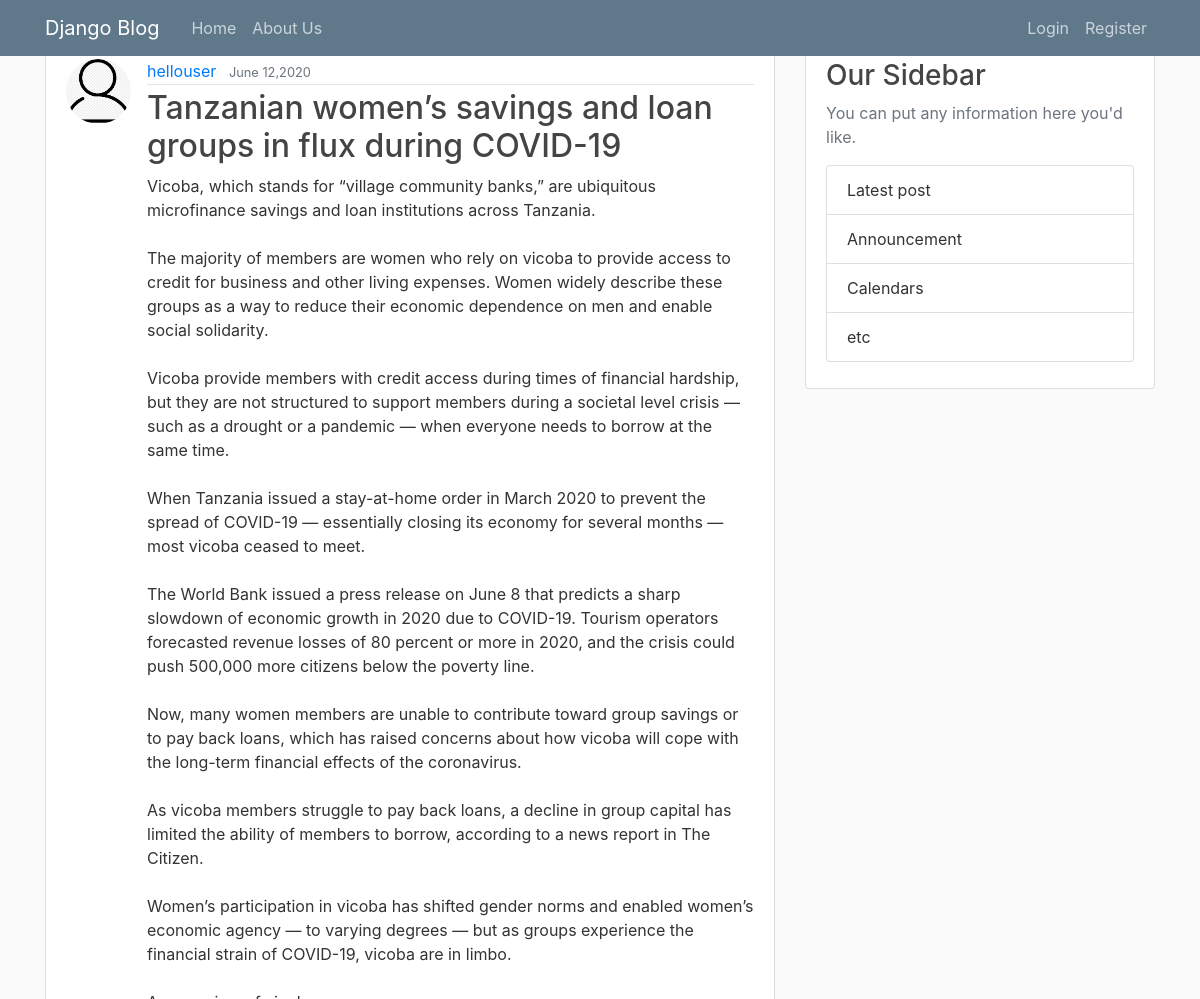
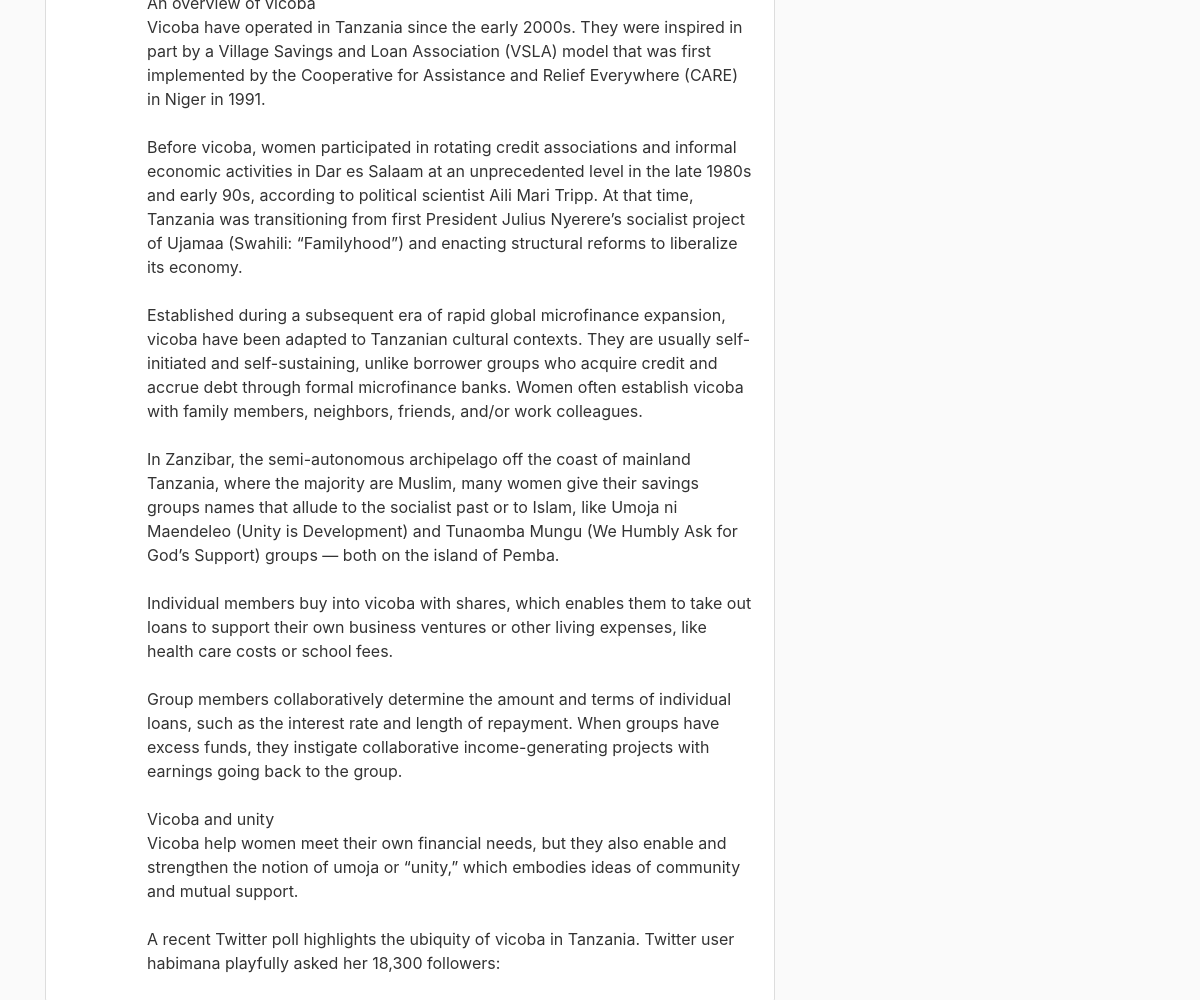
/post/6, run on the app's committed database (2 pictures, top to bottom).
### myApp/models.py (models this page shows, shortened)
class Post(models.Model):
	title = models.CharField(max_length=100)
	content = models.TextField()
	dateposted = models.DateTimeField(default=timezone.now)
	author= models.ForeignKey(User, on_delete=models.CASCADE)

### users/models.py (models this page shows, shortened)
class Profile(models.Model):
	user = models.OneToOneField(User, on_delete= models.CASCADE)
	image = models.ImageField(default='default.png', upload_to='profile_pics')

### myApp/views.py (the view)
# urls.py: path('post/<int:pk>', PostDetailView.as_view(), name='post-detail'),
class PostDetailView(DetailView):
	model = Post

### myApp/templates/myApp/post_detail.html (shortened to what this page needs)
{% extends "myApp/base.html" %}
{% block content %}
		<article class="media content-section">
			<img class="rounded-circle article-img" src="{{post.author.profile.image.url}}">
			<div class="media-body">
				<div class="article-metadata">
					<a class="mr-2" href="{% url 'user-posts' object.author.username %}">{{ object.author }}</a>
					<small class="text-muted">{{ object.dateposted | date:'F d,Y'}}</small>
				</div>
				<h2 class="article-title">{{ object.title }}</h2>
				<p class="article-content">{{ object.content }}</p>
			</div>
		</article>
{% endblock content %}

### myApp/static/myApp/main.css (style rules this page uses)
body { background: #fafafa; color: #333333; margin-top:3rem; }
h1,h2,h3,h4,h5,h5 { color: #444444; }
.content-section { background: #ffffff; padding: 10px 20px; border: 1px solid #dddddd; border-radius: 3px; margin-bottom: 20px; }
.article-title { color: #444444; }
.article-content { white-space: pre-line; }
.article-img { height: 65px; width: 65px; margin-right: 16px; }
.article-metadata { padding-bottom: 1px; margin-bottom: 4px; border-bottom: 1px solid #e3e3e3; }

### data on the page
Post: author.profile.image (placeholder picture), author "hellouser", dateposted "June 12,2020", title "Tanzanian women’s savings and loan groups in flux during COVID-19", content "Vicoba, which stands for “village community banks,” are ubiquitous microfinance savings and loan institutions across Tanzania. The majority of members are women who rely on vicoba to provide access to credit for business and other living expenses. Women widely describe these groups as a way to reduce their economic dependence on men and enable social solidarity. Vicoba provide members with credit access during times of financial hardship, but they are not structured to support members during a societal level crisis — such as a drought or a pandemic — when everyone needs to borrow at the same time. When Tanzania issued a stay-at-home order in March 2020 to prevent the spread of COVID-19 —…"
